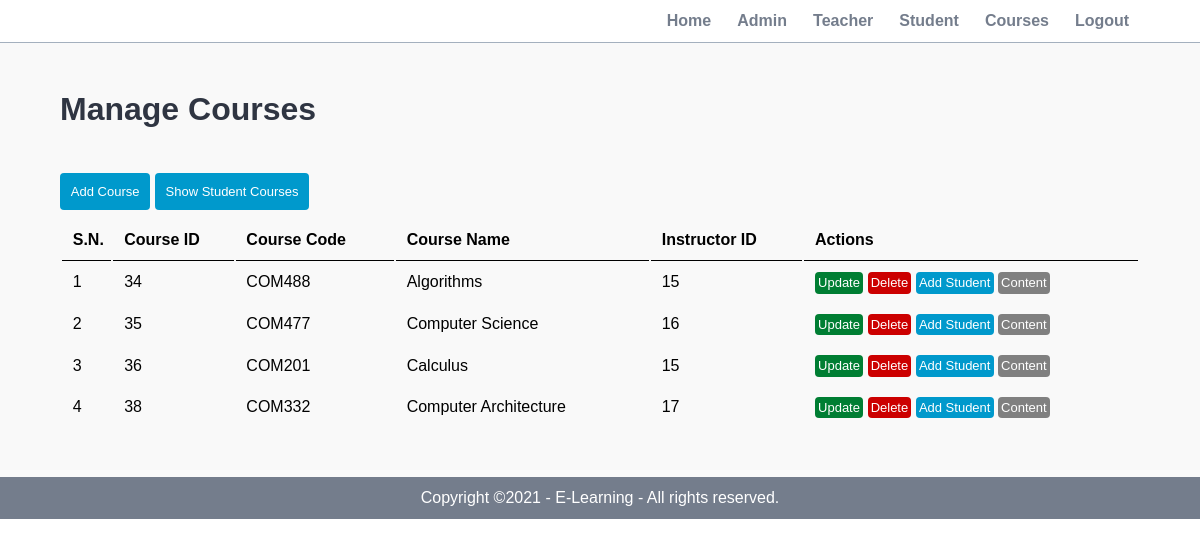
The page /admin/manage-courses.php (signed in) on the database its author committed.
### tables this page shows
CREATE TABLE `course` (
  `id` int(10) UNSIGNED NOT NULL,
  `code` varchar(50) NOT NULL,
  `course_name` varchar(50) NOT NULL,
  `instructor_id` int(10) NOT NULL
);

### admin/manage-courses.php (the view, shortened to what this page needs)
<?php include('partials/menu.php'); ?>
        <div class="main-content">
            <div class="wrapper">
                <h1>Manage Courses</h1>
                <br>
                <br><br>
                <a href="<?php echo SITEURL; ?>admin/add-course.php" class="btn btn-primary">Add Course</a>
                <a href="<?php echo SITEURL; ?>admin/show-courses.php" class="btn btn-primary">Show Student Courses</a>
                <br><br>
                <table class="tbl-full">
                    <tr>
                        <th>S.N.</th>
                        <th>Course ID</th>
                        <th>Course Code</th>
                        <th>Course Name</th>
                        <th>Instructor ID</th>
                        <th>Actions</th>
                    </tr>
                    <?php
                        $sql = "SELECT * FROM course";
                        $res = mysqli_query($conn, $sql);
                        if($res==TRUE){
                            $count = mysqli_num_rows($res);
                            $sn  = 1;
                            if($count > 0){
                                while($rows = mysqli_fetch_assoc($res)){
                                    $id = $rows['id'];
                                    $code = $rows['code'];
                                    $course_name = $rows['course_name'];
                                    $instructor_id = $rows['instructor_id'];
                                    ?>
                                    <tr>
                                        <td><?php echo $sn++; ?></td>
                                        <td><?php echo $id; ?></td>
                                        <td><?php echo $code; ?></td>
                                        <td><?php echo $course_name; ?></td>
                                        <td><?php echo $instructor_id; ?></td>
                                        <td>
                                            <a href="<?php echo SITEURL;?>admin/update-course.php?id=<?php echo $id; ?>&code=<?php echo $code;?>&course_name=<?php echo $course_name;?>&inst_id=<?php echo $instructor_id;?>" class="btn btn-secondary">Update</a>
                                            <a href="<?php echo SITEURL;?>admin/delete-course.php?id=<?php echo $id; ?>&code=<?php echo $code;?>" class="btn btn-danger">Delete</a>
                                            <a href="<?php echo SITEURL;?>admin/add-student-to-course.php?course_id=<?php echo $id;?>&course_code=<?php echo $code;?>" class="btn btn-primary">Add Student</a>
                                            <a href="course_content.php?course_id=<?php echo $id;?>&course_code=<?php echo $code;?>" class="btn btn-grey">Content</a>
                                        </td>
                                    </tr>
                                    <?php
                                }
                            }else{
                                ?>
                                    <tr>
                                        <td colspan="4">No Course Added</td>
                                    </tr>
                                <?php
                            }
                        }
                    ?>
                </table>
            </div>
        </div>
<?php include('partials/footer.php'); ?>

### css/admin.css (style rules this page uses)
* { margin: 0; padding: 0; font-family: Arial, Helvetica, sans-serif; }
.wrapper { padding: 1%; width: 90%; margin: 0 auto; }
.tbl-full { width: 100%; }
table tr th { border-bottom: 1px solid black; padding: 1%; text-align: left; }
table tr td { padding: 1%; }
.btn { border-radius: 4px; text-decoration: none; padding: 1%; color: white; font-size: 13px; }
.btn-primary { background-color: #0099CC; }
.btn-secondary { background-color: #007E33; }
.btn-danger { background-color: #CC0000; }
.btn-grey { background-color: grey; }
.main-content { background-color: #f9f9f9; padding: 3% 0; }
.main-content h1 { color: #2f3542; }

### rows shown on the page
course: id "34", code "COM488", course_name "Algorithms", instructor "15"
course: id "35", code "COM477", course_name "Computer Science", instructor "16"
course: id "36", code "COM201", course_name "Calculus", instructor "15"
course: id "38", code "COM332", course_name "Computer Architecture", instructor "17"
